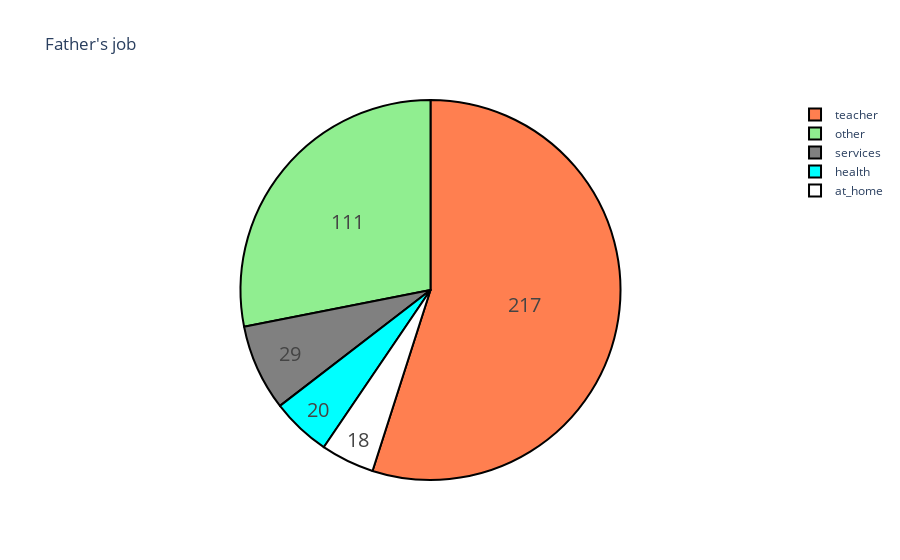

The notebook cell saved with this chart:
### Code cell
labels = data["Fjob"].unique().tolist()
amount = data["Fjob"].value_counts().tolist()

colors = ["coral","lightgreen","gray","cyan","white"]

trace = go.Pie(labels=labels, values=amount,
               hoverinfo='label+percent', textinfo='value', 
               textfont=dict(size=20),
               marker=dict(colors=colors, 
                           line=dict(color='#000000', width=2)))

dt = [trace]
layout = go.Layout(title="Father's job")

fig = go.Figure(data=dt, layout=layout)
iplot(fig, filename = 'pg_chart')

### Figure 1 — Plotly figure (JSON) as saved in the notebook; plotly's stock layout.template omitted (floating-point values rounded to 4 significant figures)
{"data": [{"hoverinfo": "label+percent", "labels": ["teacher", "other", "services", "health", "at_home"], "marker": {"colors": ["coral", "lightgreen", "gray", "cyan", "white"], "line": {"color": "#000000", "width": 2}}, "textfont": {"size": 20}, "textinfo": "value", "type": "pie", "values": [217, 111, 29, 20, 18]}], "layout": {"title": {"text": "Father's job"}}}
